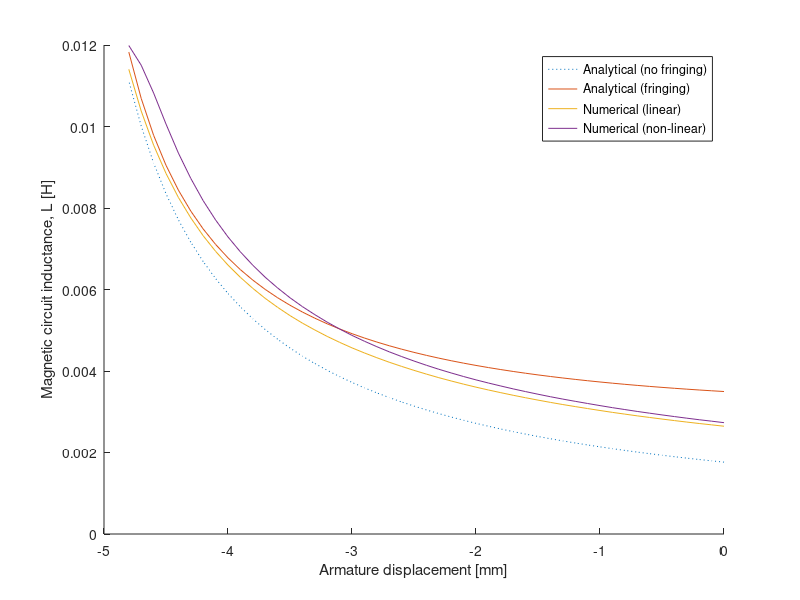
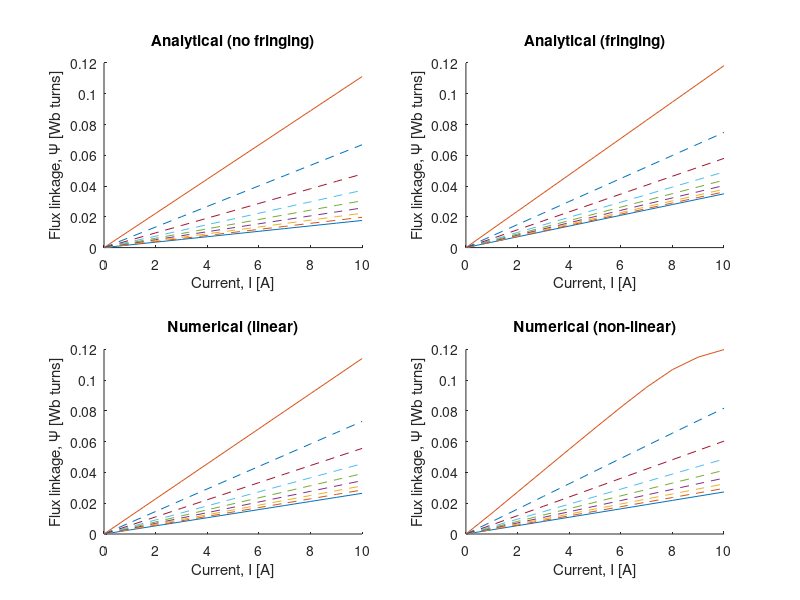
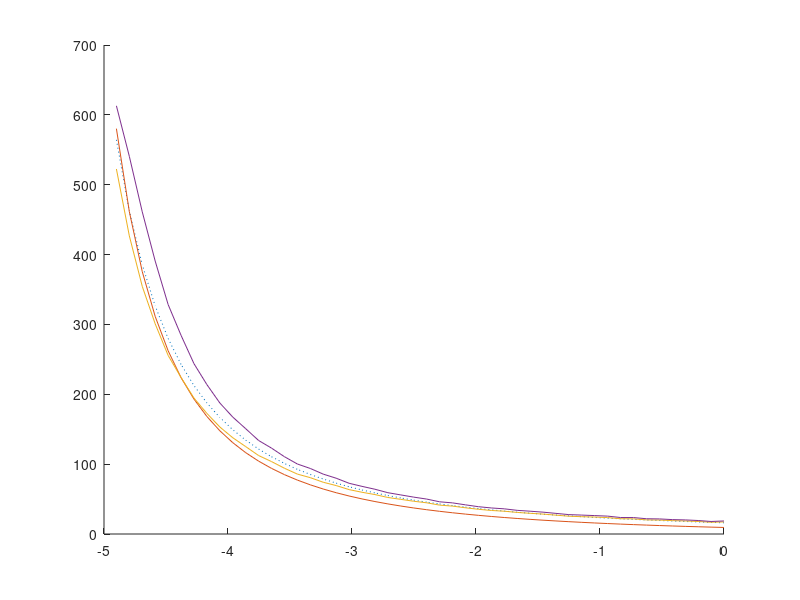

The MATLAB script that drew these images, in order: (Note: this script raises an error after producing the figures.)
load('L.mat');
linetypes = [":", "--", "-", "-."]; 

figure('Name', 'Inductance-Displacement')
hold on
for i = 1:1:4
    x = L(1:49,1,11);
    y = L(1:49,i+1,11);
    plot(x, y, linetypes(i));
end
xlabel('Armature displacement [mm]');
ylabel('Magnetic circuit inductance, L [H]');
legend('Analytical (no fringing)', 'Analytical (fringing)', ...
       'Numerical (linear)', 'Numerical (non-linear)') 
hold off

figure('Name', '\Psi-I')
subplot(2,2,1)
hold on
for i = 1:6:49
    x = 0:1:10;
    y = [];
    for j = 1:1:11
        if j ~= 1
            y(j) = L(i,2,j)*(j-1);
        else
            y(j) = 0;
        end
    end
    if i == 1 || i == 49
        plot(x, y, '-');
    else
        plot(x, y, '--');
    end
end
xlabel('Current, I [A]');
ylabel('Flux linkage, \Psi [Wb turns]');
title('Analytical (no fringing)');
hold off

subplot(2,2,2)
hold on
for i = 1:6:49
    x = 0:1:10;
    y = [];
    for j = 1:1:11
        if j ~= 1
            y(j) = L(i,3,j)*(j-1);
        else
            y(j) = 0;
        end
    end
    if i == 1 || i == 49
        plot(x, y, '-');
    else
        plot(x, y, '--');
    end
end
xlabel('Current, I [A]');
ylabel('Flux linkage, \Psi [Wb turns]');
title('Analytical (fringing)');
hold off

subplot(2,2,3)
hold on
for i = 1:6:49
    x = 0:1:10;
    y = [];
    for j = 1:1:11
        if j ~= 1
            y(j) = L(i,4,j)*(j-1);
        else
            y(j) = 0;
        end
    end
    if i == 1 || i == 49
        plot(x, y, '-');
    else
        plot(x, y, '--');
    end
end
xlabel('Current, I [A]');
ylabel('Flux linkage, \Psi [Wb turns]');
title('Numerical (linear)');
hold off

subplot(2,2,4)
hold on
for i = 1:6:49
    x = 0:1:10;
    y = [];
    for j = 1:1:11
        if j ~= 1
            y(j) = L(i,5,j)*(j-1);
        else
            y(j) = 0;
        end
    end
    if i == 1 || i == 49
        plot(x, y, '-');
    else
        plot(x, y, '--');
    end
end
xlabel('Current, I [A]');
ylabel('Flux linkage, \Psi [Wb turns]');
title('Numerical (non-linear)');
hold off

figure('Name', 'Force-Displacement')
hold on
linetypes = [":", "--", "-", "-."]; 
for count = 1:1:4
    for i = 1:1:49
        x = 0:1:10;
        y = [];
        for j = 1:1:11
            if j ~= 1
                y(j) = L(i,count+1,j)*(j-1);
            else
                y(j) = 0;
            end
        end
        CoEnergy(count,i) = trapz(x, y);
    end
end
for n = 1:1:4
   for i = 1:1:48
      F(i,n) = (CoEnergy(n,i+1) - CoEnergy(n,i))/((4.9e-3)/50); 
   end
   plot(linspace(-4.9,0,48),flip(F(:,n)),linetypes(n));
end

for i = 1:1:48
    Ff(i) = (Ec(i+1) - Ec(i))/((4.9e-3)/50); 
end
plot(linspace(-4.9,0,48),flip(Ff(:)), '--')
xlabel('Armature displacement [mm]');
ylabel('Force [N]');
legend('Analytical (no fringing)', 'Analytical (fringing)', ...
       'Numerical (linear)', 'Numerical (non-linear)', 'FEMM Calculated') 
hold off

Ftable = round(F, 4, 'significant');